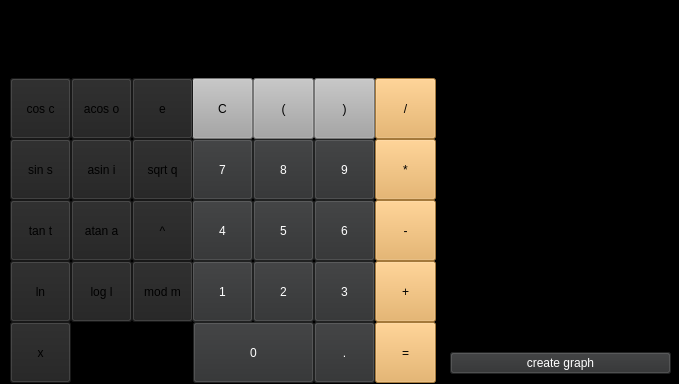
<?xml version="1.0" encoding="UTF-8"?>
<ui version="4.0">
 <class>Mainwindow</class>
 <widget class="QMainWindow" name="Mainwindow">
  <property name="geometry">
   <rect>
    <x>0</x>
    <y>0</y>
    <width>679</width>
    <height>384</height>
   </rect>
  </property>
  <property name="windowTitle">
   <string>MainWindow</string>
  </property>
  <property name="styleSheet">
   <string notr="true">background-color: rgb(0, 0, 0);</string>
  </property>
  <widget class="QWidget" name="centralwidget">
   <widget class="QPushButton" name="pushButton_C">
    <property name="geometry">
     <rect>
      <x>192</x>
      <y>78</y>
      <width>61</width>
      <height>61</height>
     </rect>
    </property>
    <property name="styleSheet">
     <string notr="true">background-color: rgb(165, 165, 165);
color: rgb(0, 0, 0);</string>
    </property>
    <property name="text">
     <string>С</string>
    </property>
   </widget>
   <widget class="QPushButton" name="pushButton_open_bracket">
    <property name="geometry">
     <rect>
      <x>253</x>
      <y>78</y>
      <width>61</width>
      <height>61</height>
     </rect>
    </property>
    <property name="styleSheet">
     <string notr="true">background-color: rgb(165, 165, 165);
color: rgb(0, 0, 0);</string>
    </property>
    <property name="text">
     <string>(</string>
    </property>
   </widget>
   <widget class="QPushButton" name="pushButton_closed_bracket">
    <property name="geometry">
     <rect>
      <x>314</x>
      <y>78</y>
      <width>61</width>
      <height>61</height>
     </rect>
    </property>
    <property name="styleSheet">
     <string notr="true">background-color: rgb(165, 165, 165);
color: rgb(0, 0, 0);</string>
    </property>
    <property name="text">
     <string>)</string>
    </property>
   </widget>
   <widget class="QPushButton" name="pushButton_div">
    <property name="geometry">
     <rect>
      <x>375</x>
      <y>78</y>
      <width>61</width>
      <height>61</height>
     </rect>
    </property>
    <property name="styleSheet">
     <string notr="true">background-color: rgb(230, 169, 82);</string>
    </property>
    <property name="text">
     <string>/</string>
    </property>
   </widget>
   <widget class="QPushButton" name="pushButton_8">
    <property name="geometry">
     <rect>
      <x>253</x>
      <y>139</y>
      <width>61</width>
      <height>61</height>
     </rect>
    </property>
    <property name="styleSheet">
     <string notr="true">background-color: rgb(46, 47, 48);
color: rgb(255, 255, 255);</string>
    </property>
    <property name="text">
     <string>8</string>
    </property>
   </widget>
   <widget class="QPushButton" name="pushButton_9">
    <property name="geometry">
     <rect>
      <x>314</x>
      <y>139</y>
      <width>61</width>
      <height>61</height>
     </rect>
    </property>
    <property name="styleSheet">
     <string notr="true">background-color: rgb(46, 47, 48);
color: rgb(255, 255, 255);</string>
    </property>
    <property name="text">
     <string>9</string>
    </property>
   </widget>
   <widget class="QPushButton" name="pushButton_7">
    <property name="geometry">
     <rect>
      <x>192</x>
      <y>139</y>
      <width>61</width>
      <height>61</height>
     </rect>
    </property>
    <property name="styleSheet">
     <string notr="true">background-color: rgb(46, 47, 48);
color: rgb(255, 255, 255);</string>
    </property>
    <property name="text">
     <string>7</string>
    </property>
   </widget>
   <widget class="QPushButton" name="pushButton_mul">
    <property name="geometry">
     <rect>
      <x>375</x>
      <y>139</y>
      <width>61</width>
      <height>61</height>
     </rect>
    </property>
    <property name="styleSheet">
     <string notr="true">background-color: rgb(230, 169, 82);</string>
    </property>
    <property name="text">
     <string>*</string>
    </property>
   </widget>
   <widget class="QPushButton" name="pushButton_5">
    <property name="geometry">
     <rect>
      <x>253</x>
      <y>200</y>
      <width>61</width>
      <height>61</height>
     </rect>
    </property>
    <property name="styleSheet">
     <string notr="true">background-color: rgb(46, 47, 48);
color: rgb(255, 255, 255);</string>
    </property>
    <property name="text">
     <string>5</string>
    </property>
   </widget>
   <widget class="QPushButton" name="pushButton_6">
    <property name="geometry">
     <rect>
      <x>314</x>
      <y>200</y>
      <width>61</width>
      <height>61</height>
     </rect>
    </property>
    <property name="styleSheet">
     <string notr="true">background-color: rgb(46, 47, 48);
color: rgb(255, 255, 255);</string>
    </property>
    <property name="text">
     <string>6</string>
    </property>
   </widget>
   <widget class="QPushButton" name="pushButton_4">
    <property name="geometry">
     <rect>
      <x>192</x>
      <y>200</y>
      <width>61</width>
      <height>61</height>
     </rect>
    </property>
    <property name="styleSheet">
     <string notr="true">background-color: rgb(46, 47, 48);
color: rgb(255, 255, 255);</string>
    </property>
    <property name="text">
     <string>4</string>
    </property>
   </widget>
   <widget class="QPushButton" name="pushButton_minus">
    <property name="geometry">
     <rect>
      <x>375</x>
      <y>200</y>
      <width>61</width>
      <height>61</height>
     </rect>
    </property>
    <property name="styleSheet">
     <string notr="true">background-color: rgb(230, 169, 82);</string>
    </property>
    <property name="text">
     <string>-</string>
    </property>
   </widget>
   <widget class="QPushButton" name="pushButton_2">
    <property name="geometry">
     <rect>
      <x>253</x>
      <y>261</y>
      <width>61</width>
      <height>61</height>
     </rect>
    </property>
    <property name="styleSheet">
     <string notr="true">background-color: rgb(46, 47, 48);
color: rgb(255, 255, 255);</string>
    </property>
    <property name="text">
     <string>2</string>
    </property>
   </widget>
   <widget class="QPushButton" name="pushButton_3">
    <property name="geometry">
     <rect>
      <x>314</x>
      <y>261</y>
      <width>61</width>
      <height>61</height>
     </rect>
    </property>
    <property name="styleSheet">
     <string notr="true">background-color: rgb(46, 47, 48);
color: rgb(255, 255, 255);</string>
    </property>
    <property name="text">
     <string>3</string>
    </property>
   </widget>
   <widget class="QPushButton" name="pushButton_1">
    <property name="geometry">
     <rect>
      <x>192</x>
      <y>261</y>
      <width>61</width>
      <height>61</height>
     </rect>
    </property>
    <property name="styleSheet">
     <string notr="true">background-color: rgb(46, 47, 48);
color: rgb(255, 255, 255);</string>
    </property>
    <property name="text">
     <string>1</string>
    </property>
   </widget>
   <widget class="QPushButton" name="pushButton_plus">
    <property name="geometry">
     <rect>
      <x>375</x>
      <y>261</y>
      <width>61</width>
      <height>61</height>
     </rect>
    </property>
    <property name="styleSheet">
     <string notr="true">background-color: rgb(230, 169, 82);</string>
    </property>
    <property name="text">
     <string>+</string>
    </property>
   </widget>
   <widget class="QPushButton" name="pushButton_dot">
    <property name="geometry">
     <rect>
      <x>314</x>
      <y>322</y>
      <width>61</width>
      <height>61</height>
     </rect>
    </property>
    <property name="styleSheet">
     <string notr="true">background-color: rgb(46, 47, 48);
color: rgb(255, 255, 255);</string>
    </property>
    <property name="text">
     <string>.</string>
    </property>
   </widget>
   <widget class="QPushButton" name="pushButton_0">
    <property name="geometry">
     <rect>
      <x>193</x>
      <y>322</y>
      <width>121</width>
      <height>61</height>
     </rect>
    </property>
    <property name="styleSheet">
     <string notr="true">background-color: rgb(46, 47, 48);
color: rgb(255, 255, 255);</string>
    </property>
    <property name="text">
     <string>0</string>
    </property>
   </widget>
   <widget class="QPushButton" name="pushButton_equil">
    <property name="geometry">
     <rect>
      <x>375</x>
      <y>322</y>
      <width>61</width>
      <height>61</height>
     </rect>
    </property>
    <property name="styleSheet">
     <string notr="true">background-color: rgb(230, 169, 82);</string>
    </property>
    <property name="text">
     <string>=</string>
    </property>
   </widget>
   <widget class="QPushButton" name="pushButton_atan">
    <property name="geometry">
     <rect>
      <x>71</x>
      <y>200</y>
      <width>61</width>
      <height>61</height>
     </rect>
    </property>
    <property name="styleSheet">
     <string notr="true">background-color: rgb(33, 33, 33);</string>
    </property>
    <property name="text">
     <string>atan a</string>
    </property>
   </widget>
   <widget class="QPushButton" name="pushButton_acos">
    <property name="geometry">
     <rect>
      <x>71</x>
      <y>78</y>
      <width>61</width>
      <height>61</height>
     </rect>
    </property>
    <property name="styleSheet">
     <string notr="true">background-color: rgb(33, 33, 33);</string>
    </property>
    <property name="text">
     <string>acos o</string>
    </property>
   </widget>
   <widget class="QPushButton" name="pushButton_sqrt">
    <property name="enabled">
     <bool>true</bool>
    </property>
    <property name="geometry">
     <rect>
      <x>132</x>
      <y>139</y>
      <width>61</width>
      <height>61</height>
     </rect>
    </property>
    <property name="cursor">
     <cursorShape>CrossCursor</cursorShape>
    </property>
    <property name="tabletTracking">
     <bool>false</bool>
    </property>
    <property name="styleSheet">
     <string notr="true">background-color: rgb(33, 33, 33);
q color: rgb(0, 0, 0);</string>
    </property>
    <property name="text">
     <string>sqrt q</string>
    </property>
   </widget>
   <widget class="QPushButton" name="pushButton_asin">
    <property name="geometry">
     <rect>
      <x>71</x>
      <y>139</y>
      <width>61</width>
      <height>61</height>
     </rect>
    </property>
    <property name="styleSheet">
     <string notr="true">background-color: rgb(33, 33, 33);</string>
    </property>
    <property name="text">
     <string>asin i</string>
    </property>
   </widget>
   <widget class="QPushButton" name="pushButton_tan">
    <property name="geometry">
     <rect>
      <x>10</x>
      <y>200</y>
      <width>61</width>
      <height>61</height>
     </rect>
    </property>
    <property name="styleSheet">
     <string notr="true">background-color: rgb(33, 33, 33);</string>
    </property>
    <property name="text">
     <string>tan t</string>
    </property>
   </widget>
   <widget class="QPushButton" name="pushButton_cos">
    <property name="geometry">
     <rect>
      <x>10</x>
      <y>78</y>
      <width>61</width>
      <height>61</height>
     </rect>
    </property>
    <property name="styleSheet">
     <string notr="true">background-color: rgb(33, 33, 33);</string>
    </property>
    <property name="text">
     <string>cos c</string>
    </property>
   </widget>
   <widget class="QPushButton" name="pushButton_ln">
    <property name="geometry">
     <rect>
      <x>10</x>
      <y>261</y>
      <width>61</width>
      <height>61</height>
     </rect>
    </property>
    <property name="styleSheet">
     <string notr="true">background-color: rgb(33, 33, 33);</string>
    </property>
    <property name="text">
     <string>ln</string>
    </property>
   </widget>
   <widget class="QPushButton" name="pushButton_sin">
    <property name="geometry">
     <rect>
      <x>10</x>
      <y>139</y>
      <width>61</width>
      <height>61</height>
     </rect>
    </property>
    <property name="styleSheet">
     <string notr="true">background-color: rgb(33, 33, 33);</string>
    </property>
    <property name="text">
     <string>sin s</string>
    </property>
   </widget>
   <widget class="QPushButton" name="pushButton_mod">
    <property name="geometry">
     <rect>
      <x>132</x>
      <y>261</y>
      <width>61</width>
      <height>61</height>
     </rect>
    </property>
    <property name="styleSheet">
     <string notr="true">background-color: rgb(33, 33, 33);</string>
    </property>
    <property name="text">
     <string>mod m</string>
    </property>
   </widget>
   <widget class="QPushButton" name="pushButton_log">
    <property name="geometry">
     <rect>
      <x>71</x>
      <y>261</y>
      <width>61</width>
      <height>61</height>
     </rect>
    </property>
    <property name="styleSheet">
     <string notr="true">background-color: rgb(33, 33, 33);</string>
    </property>
    <property name="text">
     <string>log l</string>
    </property>
    <property name="shortcut">
     <string>D</string>
    </property>
   </widget>
   <widget class="QPushButton" name="pushButton_x">
    <property name="geometry">
     <rect>
      <x>10</x>
      <y>322</y>
      <width>61</width>
      <height>61</height>
     </rect>
    </property>
    <property name="styleSheet">
     <string notr="true">background-color: rgb(33, 33, 33);</string>
    </property>
    <property name="text">
     <string>x</string>
    </property>
   </widget>
   <widget class="QPushButton" name="pushButton_pow">
    <property name="geometry">
     <rect>
      <x>132</x>
      <y>200</y>
      <width>61</width>
      <height>61</height>
     </rect>
    </property>
    <property name="styleSheet">
     <string notr="true">background-color: rgb(33, 33, 33);</string>
    </property>
    <property name="text">
     <string>^</string>
    </property>
   </widget>
   <widget class="QWidget" name="gridLayoutWidget">
    <property name="geometry">
     <rect>
      <x>450</x>
      <y>287</y>
      <width>221</width>
      <height>93</height>
     </rect>
    </property>
    <layout class="QGridLayout" name="gridLayout">
     <item row="0" column="1">
      <widget class="QDoubleSpinBox" name="doubleSpinBox_domain_max">
       <property name="frame">
        <bool>true</bool>
       </property>
       <property name="buttonSymbols">
        <enum>QAbstractSpinBox::NoButtons</enum>
       </property>
       <property name="keyboardTracking">
        <bool>true</bool>
       </property>
       <property name="decimals">
        <number>7</number>
       </property>
       <property name="maximum">
        <double>1000000.000000000000000</double>
       </property>
       <property name="value">
        <double>20.000000000000000</double>
       </property>
      </widget>
     </item>
     <item row="0" column="0">
      <widget class="QLabel" name="label_domain">
       <property name="text">
        <string>Domain:</string>
       </property>
      </widget>
     </item>
     <item row="2" column="0">
      <widget class="QLabel" name="label_range">
       <property name="text">
        <string>Range:</string>
       </property>
      </widget>
     </item>
     <item row="2" column="1">
      <widget class="QDoubleSpinBox" name="doubleSpinBox_range_max">
       <property name="buttonSymbols">
        <enum>QAbstractSpinBox::NoButtons</enum>
       </property>
       <property name="decimals">
        <number>7</number>
       </property>
       <property name="maximum">
        <double>1000000.000000000000000</double>
       </property>
       <property name="value">
        <double>20.000000000000000</double>
       </property>
      </widget>
     </item>
     <item row="3" column="0" colspan="2">
      <widget class="QPushButton" name="pushButton_graph">
       <property name="styleSheet">
        <string notr="true">background-color: rgb(46, 47, 48);
color: rgb(255, 255, 255);</string>
       </property>
       <property name="text">
        <string>create graph</string>
       </property>
      </widget>
     </item>
    </layout>
   </widget>
   <widget class="QLabel" name="input_text">
    <property name="geometry">
     <rect>
      <x>10</x>
      <y>10</y>
      <width>421</width>
      <height>61</height>
     </rect>
    </property>
    <property name="text">
     <string>0</string>
    </property>
    <property name="alignment">
     <set>Qt::AlignRight|Qt::AlignTrailing|Qt::AlignVCenter</set>
    </property>
   </widget>
   <widget class="QPushButton" name="pushButton_e">
    <property name="geometry">
     <rect>
      <x>132</x>
      <y>78</y>
      <width>61</width>
      <height>61</height>
     </rect>
    </property>
    <property name="styleSheet">
     <string notr="true">background-color: rgb(33, 33, 33);</string>
    </property>
    <property name="text">
     <string>e</string>
    </property>
   </widget>
   <widget class="QLabel" name="label_SetX">
    <property name="geometry">
     <rect>
      <x>80</x>
      <y>330</y>
      <width>62</width>
      <height>20</height>
     </rect>
    </property>
    <property name="text">
     <string>Set X:</string>
    </property>
   </widget>
   <widget class="QDoubleSpinBox" name="doubleSpinBox_SetX">
    <property name="geometry">
     <rect>
      <x>80</x>
      <y>350</y>
      <width>101</width>
      <height>20</height>
     </rect>
    </property>
    <property name="font">
     <font>
      <kerning>true</kerning>
     </font>
    </property>
    <property name="frame">
     <bool>true</bool>
    </property>
    <property name="buttonSymbols">
     <enum>QAbstractSpinBox::NoButtons</enum>
    </property>
    <property name="decimals">
     <number>7</number>
    </property>
    <property name="minimum">
     <double>-1000000.000000000000000</double>
    </property>
    <property name="maximum">
     <double>1000000.000000000000000</double>
    </property>
   </widget>
   <widget class="QPlainTextEdit" name="history_text">
    <property name="geometry">
     <rect>
      <x>450</x>
      <y>10</y>
      <width>221</width>
      <height>261</height>
     </rect>
    </property>
   </widget>
  </widget>
 </widget>
 <resources/>
 <connections/>
</ui>
